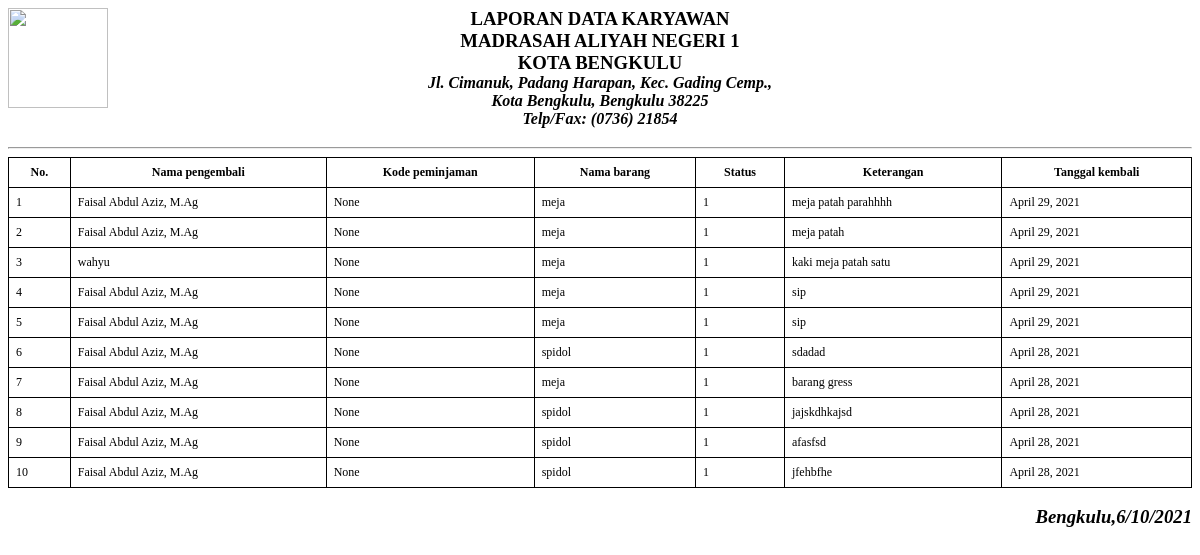
/petugas/c_pengembalian (signed in), run on the app's committed database.
### inven/models.py (models this page shows, shortened)
class pengembalian_barang(models.Model):
    id_transaksi = models.PositiveIntegerField()
    nip_pengembali = models.CharField(max_length=250)
    nama_pengembali = models.CharField(max_length=250)
    nama_barang = models.CharField(max_length=250)
    status_pengembalian = models.CharField(
        max_length=100, default='Dikembalikan')
    tanggal_kembali = models.DateField(auto_now_add=True)
    keterangan = models.CharField(max_length=250, null=True, default='-')
    nama_op = models.CharField(max_length=50)
    kode_pinjam = models.CharField(max_length=50, null=True)

### petugas/views.py (the view)
# urls.py: path('c_pengembalian', views.c_pengembalian, name='c_pengembalian'),
@login_required
def c_pengembalian(request):
    semua = pengembalian_barang.objects.all().order_by('-id')
    context = {
        'semua': semua
    }
    return render(request, 'operator/laporan/c_pengembalian.html', context)

### templates/operator/laporan/c_pengembalian.html (shortened to what this page needs)
{% load static %}
<html>
<head>
</head>
<body onload="window.print();setTimeout(window.close, 0);">
    <img class="" style="float: left; width: 100px; height: 100px; margin-right: -100px;" src="{% static 'login/assets/img/logo.png' %}">
    <h3 style="text-align:center">LAPORAN DATA KARYAWAN<br>MADRASAH ALIYAH NEGERI 1<br>
        KOTA BENGKULU<br>
        <FONT SIZE="3"><I>Jl. Cimanuk, Padang Harapan, Kec. Gading Cemp.,<br> Kota Bengkulu, Bengkulu 38225 <br> Telp/Fax: (0736) 21854</FONT>
    </h3>
    <hr>
    <table cellpadding="0" cellspacing="0" border="0" class="table table-striped table-bordered" id="basic-datatable">
        <thead>
            <tr>
                <th>No.</th>
                <th>Nama pengembali</th>
                <th>Kode peminjaman</th>
                <th>Nama barang</th>
                <th>Status</th>
                <th>Keterangan</th>
                <th>Tanggal kembali</th>
            </tr>
        </thead>
        <tbody>
            <tr>
                {% for kembali in semua %}
                    <tr>
                        <td>{{forloop.counter}}</td>
                        <td>{{ kembali.nama_pengembali }}</td>
                        <td>{{kembali.kode_pinjam}}</td>
                        <td>{{ kembali.nama_barang }}</td>
                        <td>{{kembali.status_pengembalian}}</td>
                        <td>{{ kembali.keterangan }}</td>
                        <td>{{ kembali.tanggal_kembali }}</td>
                    </tr>
                {% endfor %}
            </tr>
        </tbody>
    </table>
    <h3 style="text-align:right">
        <p>Bengkulu,<span id="datetime"></span></p>
</body>
</html>

### templates/operator/laporan/c_pengembalian.html (style rules this page uses)
table { font-size: 12px; border-collapse: collapse; width: 100%; margin: 0 auto; }
table th { border: 1px solid #000; padding: 7px; font-weight: bold; text-align: center; }
table td { border: 1px solid #000; padding: 7px; vertical-align: top; }

### data on the page
pengembalian_barang: nama_pengembali "Faisal Abdul Aziz, M.Ag", kode_pinjam "None", nama_barang "meja", status_pengembalian "1", keterangan "meja patah parahhhh", tanggal_kembali "April 29, 2021"
pengembalian_barang: nama_pengembali "Faisal Abdul Aziz, M.Ag", kode_pinjam "None", nama_barang "meja", status_pengembalian "1", keterangan "meja patah", tanggal_kembali "April 29, 2021"
pengembalian_barang: nama_pengembali "wahyu", kode_pinjam "None", nama_barang "meja", status_pengembalian "1", keterangan "kaki meja patah satu", tanggal_kembali "April 29, 2021"
pengembalian_barang: nama_pengembali "Faisal Abdul Aziz, M.Ag", kode_pinjam "None", nama_barang "meja", status_pengembalian "1", keterangan "sip", tanggal_kembali "April 29, 2021"
pengembalian_barang: nama_pengembali "Faisal Abdul Aziz, M.Ag", kode_pinjam "None", nama_barang "meja", status_pengembalian "1", keterangan "sip", tanggal_kembali "April 29, 2021"
pengembalian_barang: nama_pengembali "Faisal Abdul Aziz, M.Ag", kode_pinjam "None", nama_barang "spidol", status_pengembalian "1", keterangan "sdadad", tanggal_kembali "April 28, 2021"
pengembalian_barang: nama_pengembali "Faisal Abdul Aziz, M.Ag", kode_pinjam "None", nama_barang "meja", status_pengembalian "1", keterangan "barang gress", tanggal_kembali "April 28, 2021"
pengembalian_barang: nama_pengembali "Faisal Abdul Aziz, M.Ag", kode_pinjam "None", nama_barang "spidol", status_pengembalian "1", keterangan "jajskdhkajsd", tanggal_kembali "April 28, 2021"
pengembalian_barang: nama_pengembali "Faisal Abdul Aziz, M.Ag", kode_pinjam "None", nama_barang "spidol", status_pengembalian "1", keterangan "afasfsd", tanggal_kembali "April 28, 2021"
pengembalian_barang: nama_pengembali "Faisal Abdul Aziz, M.Ag", kode_pinjam "None", nama_barang "spidol", status_pengembalian "1", keterangan "jfehbfhe", tanggal_kembali "April 28, 2021"
